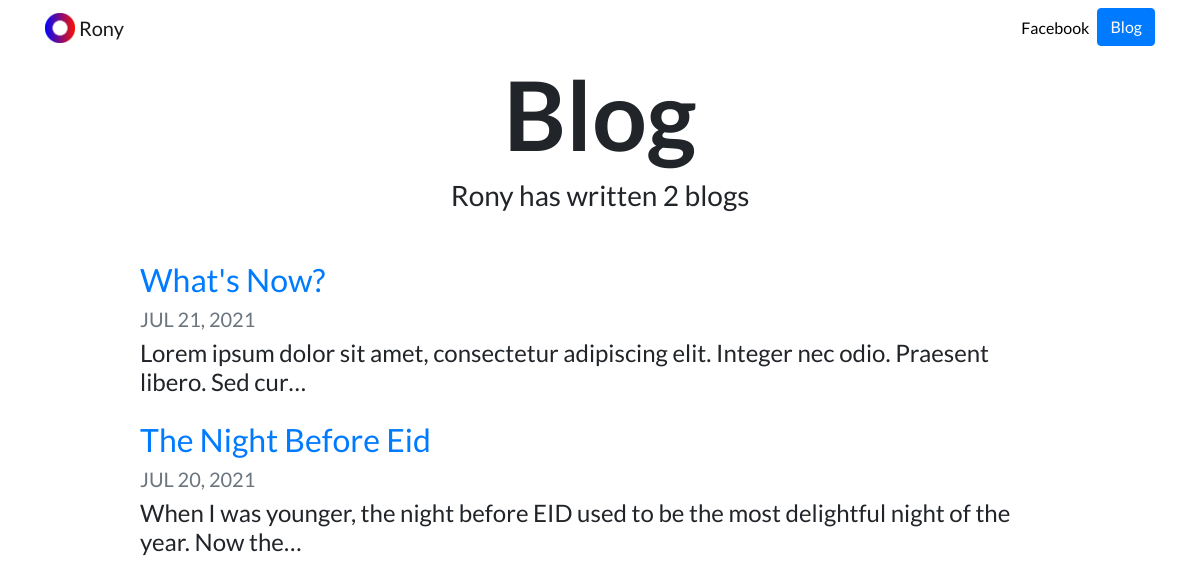
/blog/, run on an earlier commit of the app's database.
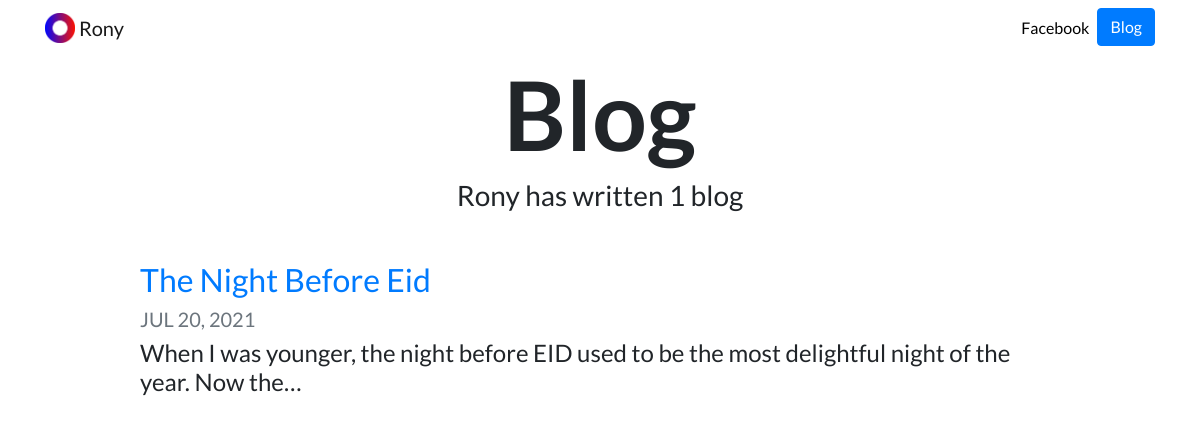
And on a later commit of the database.
### blog/models.py (models this page shows, shortened)
class Blog(models.Model):
    blog_title = models.CharField(max_length=150)
    blog_body = models.TextField()
    date = models.DateField()
    blog_url = models.URLField(blank=True)

### blog/views.py (the view)
# urls.py: path('', views.all_blogs, name='all_blogs'),
def all_blogs(request):
    blog_count = Blog.objects.count
    blogs = Blog.objects.order_by('-date')[:5]
    return render(request, 'blogs/all_blogs.html', {'blogs': blogs, 'blog_count': blog_count})

### blog/templates/blogs/all_blogs.html
{% extends "portfolio/base.html" %}
{% load static %}
{% block content %}
<h1 id="blogtitle" class="font-weight-bold text-center">Blog</h1>
<h3 class="text-center mb-5">Rony has written {{ blogs.count }} blog{{ blogs.count|pluralize }}</h3>
{% for blog in blogs %}
<div class="row justify-content-center my-3">
  <div class="col-md-10">
    <a href="{% url 'blog:detail' blog.id %}">
      <h2>{{ blog.blog_title }}</h2>
    </a>
    <h5 class="text-muted">{{ blog.date|date:'M d, Y'|upper }}</h5>
    <h4>{{ blog.blog_body|striptags|truncatechars:100 }}</h4>
  </div>
</div>
{% endfor %}
{% endblock %}

### portfolio/templates/portfolio/base.html (shortened to what this page needs)
{% load static %}
<!doctype html>
<html lang="en">
<head>
  <link rel="stylesheet" href="https://stackpath.bootstrapcdn.com/bootstrap/4.4.1/css/bootstrap.min.css">
  <link rel="stylesheet" href="{% static "portfolio/custom.css" %}">
</head>
<body>
  <nav id="topNav" class="navbar navbar-expand-md navbar-light">
    <div class="container">
      <a class="navbar-brand" href="{% url 'home' %}">
        <img src="{% static "portfolio/Logo.png" %}" width="30" height="30" class="d-inline-block align-top" alt="Nick's Logo">
        <span>Rony</span>
      </a>
      <div class="collapse navbar-collapse text-center" id="navbarNav">
        <ul class="navbar-nav ml-auto">
          <li class="nav-item">
            <a class="nav-link" href="https://www.facebook.com/r8514/" target="_blank">Facebook</a>
          </li>
          <li>
            <a role="button" href="{% url 'blog:all_blogs' %}" class="btn btn-primary">Blog</a>
          </li>
        </ul>
      </div>
    </div>
  </nav>
  <div class="container">
    {% block content %}{% endblock %}
  </div>
</body>
</html>

### portfolio/static/portfolio/custom.css (style rules this page uses)
.navbar-nav .nav-link { color: rgba(0,0,0,1) !important; }
body { font-family: 'Lato', sans-serif; }
#blogtitle { font-size: 6rem; }

What changed in the data, as far as the page shows it:
removed Blog: blog_title "What's Now?", date "JUL 21, 2021", blog_body "Lorem ipsum dolor sit amet, consectetur adipiscing elit. Integer nec odio. Praesent libero. Sed cur…"
Also different on the page:
{{ blogs.count }}: "2" → "1"
